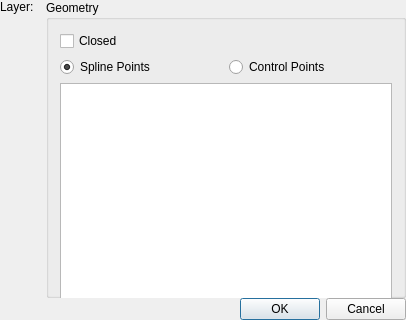
<?xml version="1.0" encoding="UTF-8"?>
<ui version="4.0">
 <class>DlgSplinePoints</class>
 <widget class="QDialog" name="DlgSplinePoints">
  <property name="geometry">
   <rect>
    <x>0</x>
    <y>0</y>
    <width>406</width>
    <height>320</height>
   </rect>
  </property>
  <property name="sizePolicy">
   <sizepolicy hsizetype="Minimum" vsizetype="Minimum">
    <horstretch>0</horstretch>
    <verstretch>0</verstretch>
   </sizepolicy>
  </property>
  <property name="minimumSize">
   <size>
    <width>400</width>
    <height>320</height>
   </size>
  </property>
  <property name="windowTitle">
   <string>SplinePoints</string>
  </property>
  <property name="modal">
   <bool>true</bool>
  </property>
  <layout class="QVBoxLayout">
   <property name="spacing">
    <number>0</number>
   </property>
   <property name="leftMargin">
    <number>0</number>
   </property>
   <property name="topMargin">
    <number>0</number>
   </property>
   <property name="rightMargin">
    <number>0</number>
   </property>
   <property name="bottomMargin">
    <number>0</number>
   </property>
   <item>
    <layout class="QHBoxLayout">
     <item>
      <layout class="QVBoxLayout">
       <item>
        <layout class="QHBoxLayout">
         <item>
          <widget class="QLabel" name="lLayer">
           <property name="sizePolicy">
            <sizepolicy hsizetype="Preferred" vsizetype="Preferred">
             <horstretch>0</horstretch>
             <verstretch>0</verstretch>
            </sizepolicy>
           </property>
           <property name="text">
            <string>Layer:</string>
           </property>
           <property name="wordWrap">
            <bool>false</bool>
           </property>
          </widget>
         </item>
         <item>
          <widget class="QG_LayerBox" name="cbLayer" native="true"/>
         </item>
        </layout>
       </item>
       <item>
        <widget class="QG_WidgetPen" name="wPen" native="true">
         <property name="sizePolicy">
          <sizepolicy hsizetype="MinimumExpanding" vsizetype="MinimumExpanding">
           <horstretch>0</horstretch>
           <verstretch>0</verstretch>
          </sizepolicy>
         </property>
        </widget>
       </item>
      </layout>
     </item>
     <item>
      <widget class="QGroupBox" name="buttonGroup8">
       <property name="sizePolicy">
        <sizepolicy hsizetype="MinimumExpanding" vsizetype="MinimumExpanding">
         <horstretch>1</horstretch>
         <verstretch>0</verstretch>
        </sizepolicy>
       </property>
       <property name="title">
        <string>Geometry</string>
       </property>
       <layout class="QGridLayout">
        <item row="0" column="0" colspan="2">
         <widget class="QCheckBox" name="cbClosed">
          <property name="text">
           <string>Closed</string>
          </property>
         </widget>
        </item>
        <item row="1" column="0" colspan="2">
         <layout class="QHBoxLayout" name="horizontalLayout_2">
          <item>
           <widget class="QRadioButton" name="rbSplinePoints">
            <property name="text">
             <string>Spline Points</string>
            </property>
            <property name="checked">
             <bool>true</bool>
            </property>
           </widget>
          </item>
          <item>
           <widget class="QRadioButton" name="rbControlPoints">
            <property name="text">
             <string>Control Points</string>
            </property>
           </widget>
          </item>
         </layout>
        </item>
        <item row="2" column="0" colspan="2">
         <widget class="QTableView" name="tvPoints">
          <property name="minimumSize">
           <size>
            <width>320</width>
            <height>240</height>
           </size>
          </property>
          <property name="toolTip">
           <string>Points on Spline</string>
          </property>
          <property name="whatsThis">
           <string>Points on Spline</string>
          </property>
          <property name="textElideMode">
           <enum>Qt::ElideRight</enum>
          </property>
          <attribute name="horizontalHeaderCascadingSectionResizes">
           <bool>false</bool>
          </attribute>
         </widget>
        </item>
        <item row="3" column="0">
         <spacer name="spacer58">
          <property name="orientation">
           <enum>Qt::Vertical</enum>
          </property>
          <property name="sizeType">
           <enum>QSizePolicy::Expanding</enum>
          </property>
          <property name="sizeHint" stdset="0">
           <size>
            <width>20</width>
            <height>20</height>
           </size>
          </property>
         </spacer>
        </item>
       </layout>
      </widget>
     </item>
    </layout>
   </item>
   <item>
    <widget class="QDialogButtonBox" name="buttonBox">
     <property name="standardButtons">
      <set>QDialogButtonBox::Cancel|QDialogButtonBox::Ok</set>
     </property>
    </widget>
   </item>
  </layout>
 </widget>
 <layoutdefault spacing="6" margin="11"/>
 <customwidgets>
  <customwidget>
   <class>QG_WidgetPen</class>
   <extends>QWidget</extends>
   <header>qg_widgetpen.h</header>
  </customwidget>
  <customwidget>
   <class>QG_LayerBox</class>
   <extends>QWidget</extends>
   <header>qg_layerbox.h</header>
  </customwidget>
 </customwidgets>
 <resources/>
 <connections>
  <connection>
   <sender>buttonBox</sender>
   <signal>accepted()</signal>
   <receiver>DlgSplinePoints</receiver>
   <slot>accept()</slot>
   <hints>
    <hint type="sourcelabel">
     <x>202</x>
     <y>217</y>
    </hint>
    <hint type="destinationlabel">
     <x>20</x>
     <y>20</y>
    </hint>
   </hints>
  </connection>
  <connection>
   <sender>buttonBox</sender>
   <signal>rejected()</signal>
   <receiver>DlgSplinePoints</receiver>
   <slot>reject()</slot>
   <hints>
    <hint type="sourcelabel">
     <x>202</x>
     <y>217</y>
    </hint>
    <hint type="destinationlabel">
     <x>20</x>
     <y>20</y>
    </hint>
   </hints>
  </connection>
 </connections>
</ui>
